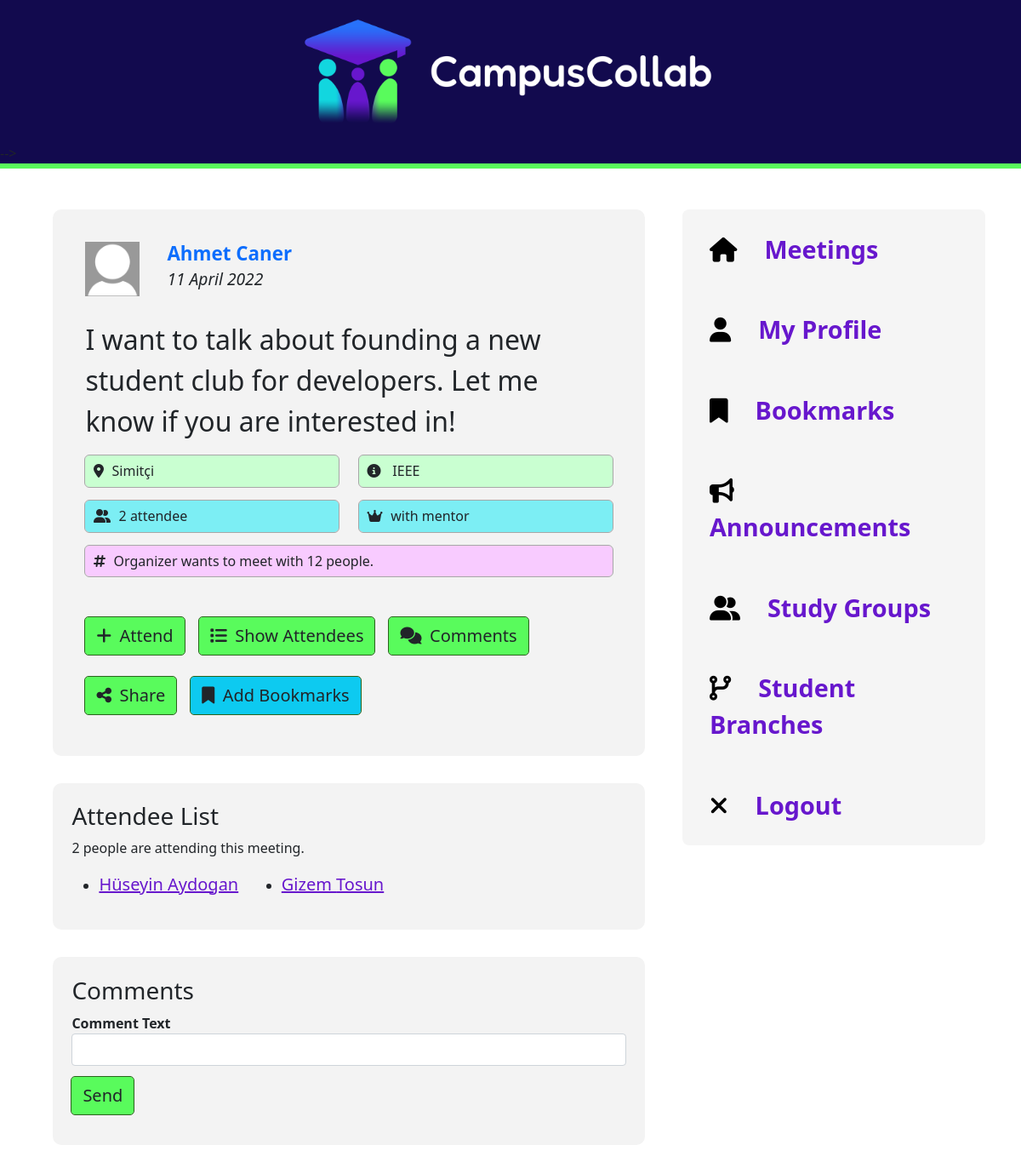
Page /single_post.php?post_id=53 on the committed database.
### tables this page shows
CREATE TABLE `users` (
  `id` int(11) NOT NULL,
  `mail` varchar(255) NOT NULL,
  `password2` varchar(255) NOT NULL,
  `department` varchar(255) NOT NULL,
  `firstName` varchar(255) NOT NULL,
  `lastName` varchar(255) NOT NULL,
  `image_url` text NOT NULL,
  `spotifyLink` varchar(255) NOT NULL,
  `bio` text NOT NULL,
  `personalWeb` varchar(255) NOT NULL,
  `instaLink` varchar(255) NOT NULL,
  `twitterLink` varchar(255) NOT NULL,
  `linkedinLink` varchar(255) NOT NULL,
  `githubLink` varchar(255) NOT NULL
);

CREATE TABLE `posts` (
  `id` int(11) UNSIGNED NOT NULL,
  `postowner` varchar(255) NOT NULL,
  `postownerid` int(11) NOT NULL,
  `posttext` varchar(255) NOT NULL,
  `date` date NOT NULL DEFAULT current_timestamp(),
  `mentorinfo` varchar(200) NOT NULL,
  `location` varchar(255) NOT NULL,
  `maxparticipants` int(11) NOT NULL,
  `posttype` varchar(100) NOT NULL,
  `coursecode` varchar(20) NOT NULL,
  `studentbranch` varchar(100) NOT NULL
);

CREATE TABLE `studentclubs` (
  `id` int(11) NOT NULL,
  `clubname` varchar(200) NOT NULL
);

### single_post.php (the view, shortened to what this page needs)
<?php
include "config.php";
if (isset($_GET["post_id"])) {  $post_id = $_GET["post_id"]; }
$sql = "SELECT * FROM posts WHERE id=$post_id";
$result3 = $conn->query($sql);
if ($result3->num_rows > 0) {
    while ($row2 = $result3->fetch_assoc()) {
        $postownerid = $row2["postownerid"];
        $posttext = $row2["posttext"];
        $date = $row2["date"];
        $mentorinfo = $row2["mentorinfo"];
        $location = $row2["location"];
        $maxparticipants = $row2["maxparticipants"];
        $coursecode = $row2["coursecode"];
        $studentbranch = $row2["studentbranch"];
    }
}
$count_attend =0;
$sql5 = "SELECT * FROM attendings WHERE postid=$post_id";
$result4 = $conn->query($sql5);
if ($result4->num_rows > 0) {
    while ($row3 = $result4->fetch_assoc()) {
        $count_attend +=1;
    }
}
?>
<!DOCTYPE html>
<html>
<head>
    <link rel="stylesheet" href="css/style.css">
    <link rel="stylesheet" href="https://cdn.jsdelivr.net/npm/bootstrap@5.0.1/dist/css/bootstrap.min.css">
    <link rel="stylesheet" type="text/css" href="https://cdnjs.cloudflare.com/ajax/libs/toastr.js/latest/toastr.min.css">
</head>
<header>
    <div class="container" id="headerTopContainer">
        <div class="row">
            <div class="col-md-12" id="header-logo">
                <img src="img/logowtext.png">
            </div>
                </div>
            </div>
</header>
<body>
    <div class="container">
        <div class="row">
            <div class="col-md-8 " id="col-events">
                <div class="home-event-post">
                    <div class="event-post-user">
                        <div class="event-post-user-img ">
                            <?php
                                $sql2 = "SELECT * FROM users WHERE `id`=$postownerid";
                                $result2 = $conn->query($sql2);
                                if ($result2->num_rows > 0) {
                                    while ($row2 = $result2->fetch_assoc()) {
                                        $img_name_new = $row2["image_url"];
                                        if ($img_name_new =="") {
                                            echo "<img src='img/default.jpg'>";
                                        } else {
                                            echo '<img src="uploads/'.$img_name_new.'">';
                                        }
                                    }
                                }
                                ?>
                        </div>
                        <div class="event-post-user-text">
                            <a href="profile.php?postownerid=<?php echo $postownerid; ?>"><?php
                                $sql2 = "SELECT * FROM users WHERE `id`=$postownerid";
                                $result2 = $conn->query($sql2);
                                if ($result2->num_rows > 0) {
                                    while ($row2 = $result2->fetch_assoc()) {
                                        echo $row2["firstName"]." ".$row2["lastName"];
                                    }
                                }
                                ?></a>
                            <p><?php
                            $postDate = strftime("%e %B %Y", strtotime($date ));
                            echo $postDate;
                            ?></p>
                        </div>
                    </div>
                    <div class="event-post-text">
                        <p id="event-info"><?php echo $posttext; ?> </p>
                        <div class="row">
                        <div class="col-md-6">
                                <p class="event-tag-text" id="event-location-text"><i class="fa-solid fa-location-dot"></i><?php echo $location; ?></p>
                            </div>
                            <div class="col-md-6">
                                <p class="event-tag-text" id="event-location-text"><i class="fa-solid fa-circle-info"></i>
                                    <?php if ($coursecode != "") {
                                        echo $coursecode;
                                    } else {
                                        $studentClubId = $studentbranch;
                                        $sql2 = "SELECT * FROM studentclubs WHERE `id`=$studentClubId";
                                        $result2 = $conn->query($sql2);
                                        if ($result2->num_rows > 0) {
                                            while ($row2 = $result2->fetch_assoc()) {
                                                $courseName = $row2["clubname"];
                                            }
                                        }
                                        echo "$courseName";
                                    }
                                    ?>
                                </p>
                            </div>
                        </div>
                        <div class="row">
                            <div class="col-md-6">
                                <p class="event-tag-text" id="event-attendee-text"><i class="fa-solid fa-user-group"></i><?php echo $count_attend; ?> attendee</p>
                            </div>
                            <div class="col-md-6">
                                <p class="event-tag-text" id="event-attendee-text"><i class="fa-solid fa-crown"></i><?php echo $mentorinfo; ?></p>
                            </div>
                        </div>
                        <p class="event-tag-text" id="event-expectlist-text"><i class="fa-solid fa-hashtag"></i>Organizer wants to meet with <?php echo $maxparticipants; ?> people.</p>
                    </div>
                    <div class="event-post-buttons">
                    <button class="btn " onclick="attend_record(<?php echo $post_id; ?>)"><i class="fa-solid fa-plus"></i>Attend</button>
                        <a href="#attendee-list-id"><button class="btn " type="submit"><i class="fa-solid fa-list"></i>Show Attendees</button></a>
                        <a href="#singlePostComments"><button class="btn " type="submit"><i class="fa-solid fa-comments"></i>Comments</button></a>
                        <button class="btn " onclick="myClickToSinglePost(<?php echo $post_id; ?>)"><i class="fa-solid fa-share-nodes"></i>Share</button>
                        <button class="btn bg-info"  onclick="bookmark_record(<?php echo $post_id; ?>)" ><i class="fa-solid fa-bookmark"></i>Add Bookmarks</button>
                    </div>
                </div>
                <div class="home-event-post">
                <div class="attendee-list" id="attendee-list-id">
                    <h3>Attendee List</h3>
                    <p><?php echo $count_attend; ?> people are attending this meeting.</p>
                <ul>
                <div class="row">
                    <?php
                    $sql = "SELECT * FROM attendings WHERE postid=$post_id";
                    $result3 = $conn->query($sql);
                    if ($result3->num_rows > 0) {
                        while ($row2 = $result3->fetch_assoc()) {
                            $userid = $row2["userid"];
                            $sql2 = "SELECT * FROM users WHERE id=$userid";
                            $result4 = $conn->query($sql2);
                            if ($result4->num_rows > 0) {
                                while ($row3 = $result4->fetch_assoc()) {
                                    $user_id2 = $row3["id"];
                                    $firstName = $row3["firstName"];
                                    $lastName = $row3["lastName"];
                                    echo '
                                        <div class="col-md-4">
                                        <li>
                                        <a href="profile.php?postownerid='.$user_id2.'">'.$firstName.' '.$lastName.'</a>
                                        </li>
                                        </div>
                                    ';
                                }
                            }
                        }
                    }
                    ?>
                    </div>
                    </ul>
                                    </div>
                </div>
                <div class="home-event-post" id="singlePostComments">
                    <h3>Comments</h3>
                    <form action="single_post.php?post_id=<?php echo $post_id; ?>" method="POST">
                            <div class="form-group">
                            <label>Comment Text</label>
                            <input type="text" name="commenttext" class="form-control" value="">
                            </div>
                        <div class="form-group">
                            <button type="submit" class="btn">Send</button>
                        </div>
                    </form>
                </div>
            </div>
            <div class="col-md-4">
                <?php include "rightmenu.php" ?>
            </div>
        </div>
    </div>
</body>
</body>
</html>

### rightmenu.php (shortened to what this page needs)
<?php
$userid_2 = $_SESSION["userid"];
?>
<ul class="right-menu-ul ">
     <div class="right-nav-list">
        <a href="index.php"><li class="right-menu-list-item"><i class="fa-solid fa-house"></i>Meetings</li></a>
        <a href="profile.php?postownerid=<?php echo $userid_2; ?>"><li class="right-menu-list-item"><i class="fa-solid fa-user"></i>My Profile</li></a>
        <a href="single_user_bookmarks.php"><li class="right-menu-list-item"><i class="fa-solid fa-bookmark"></i>Bookmarks</li></a>
        <a href="announcements.php"><li class="right-menu-list-item"><i class="fa-solid fa-bullhorn"></i>Announcements</li></a>
        <a href="studygroups.php"><li class="right-menu-list-item"><i class="fa-solid fa-user-group"></i>Study Groups</li></a>
        <a href="studentbranches.php"><li class="right-menu-list-item"><i class="fa-solid fa-code-branch"></i>Student Branches</li></a>
        <a href="index.php?action=exit"><li class="right-menu-list-item"><i class="fa-solid fa-xmark"></i>Logout</li></a>
     </div>
</ul>

### css/style.css (style rules this page uses)
* { margin:0; padding:0; box-sizing: border-box; }
header { background: #120a4e; border-bottom: 6px solid #59fb5c; }
header .row { font-size: 20px; padding: 1rem; }
#header-logo { text-align: center; font-size: 3rem; font-weight: 900; color: #fff; }
#header-logo img { width: 50%; }
#col-events { padding: 1rem; }
.home-event-post { padding: 1.4rem; background-color: #f3f3f3; border-radius: 10px; margin: 2rem 1rem; }
.event-post-user { position: relative; display:flex; justify-content: flex-start; margin: 0; }
.event-post-user-img { width: auto; height: auto; padding: 1rem; padding-bottom: 0; margin: 0; }
.event-post-user-img img { height: 64px; }
.event-post-user-text { margin-top: .8rem; margin-left: 1rem; justify-content: center; font-size: 1.2rem; }
.event-post-user-text a { text-decoration: none; font-weight: 600; font-size: 1.4rem; }
.event-post-user-text p { font-style: italic; font-weight: 200; }
.event-post-text { padding: 1rem; padding-bottom: 0; margin: 0; }
.event-post-text #event-info { font-size: 2rem; }
.home-event-post i { margin-right: .6rem; }
.event-tag-text { padding: .4rem .6rem; border-radius: 5px; outline: 1px solid #a7a7a7; }
#event-location-text { background-color: #c9ffd1; }
#event-attendee-text { background-color: #7ceef4; }
#event-expectlist-text { background-color: #f8cbff; }
.event-post-buttons { margin: 0; padding: 1rem; }
.event-post-buttons .btn, .modal-body .btn { background-color: #59fb5c; outline: 1px solid #2a631c; font-size: 20px; margin-right: .8rem; margin-top: 1rem; }
#singlePostComments .btn { background-color: #59fb5c; outline: 1px solid #2a631c; font-size: 20px; margin: .2rem 0; }
.right-menu-ul { padding: 3rem 0; list-style: none; }
.right-menu-ul a { text-decoration: none; }
.right-nav-list { background-color: #f5f5f5; color:#6717cd; margin-top: 0; font-size: 1.8rem; font-weight: 700; border-radius: 8px; }
.right-nav-list li { padding: 1.6rem 2rem; color:#6717cd; border-radius: 8px; }
.right-nav-list li i { margin-right: 2rem; color: #000; }
#row-register input, .form-group { margin-bottom: 10px; font-weight: 700; }
.attendee-list li a { font-size: 20px; color: #6717cd; }
@media (max-width: 1200px) { .event-post-buttons button { margin-bottom: 10px; } }

### rows in the picture
users: firstName "Ahmet", lastName "Caner"
posts: date "11 April 2022", posttext "I want to talk about founding a new student club for developers. Let me know if you are interested in!", location "Simitçi", mentorinfo "with mentor", maxparticipants "12"
studentclubs: clubname "IEEE"
users: firstName "Hüseyin", lastName "Aydogan"
users: firstName "Gizem", lastName "Tosun"

### other values in the picture
$count_attend "2"
